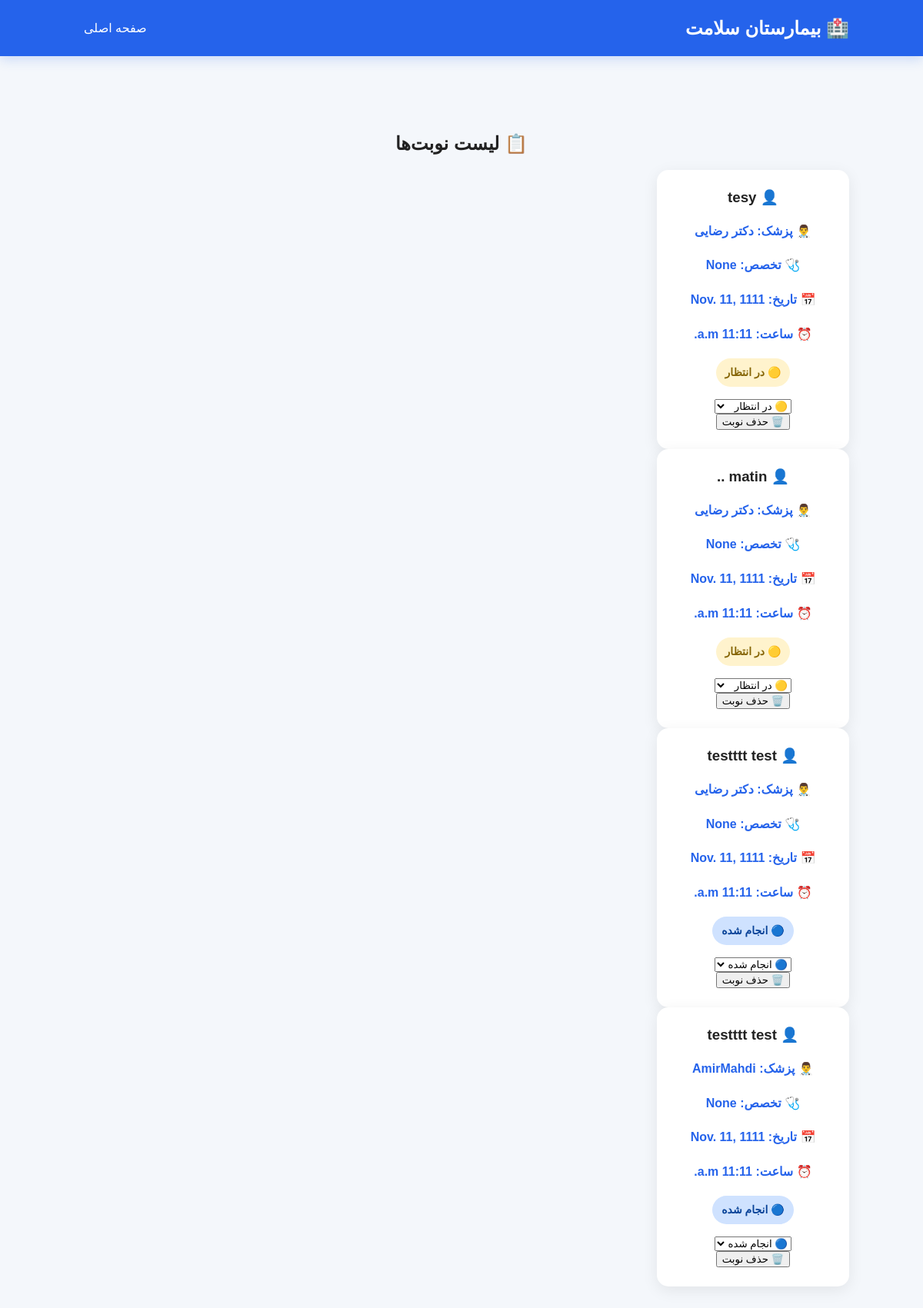
The page /appointments/ (signed in) on the database as committed earlier.
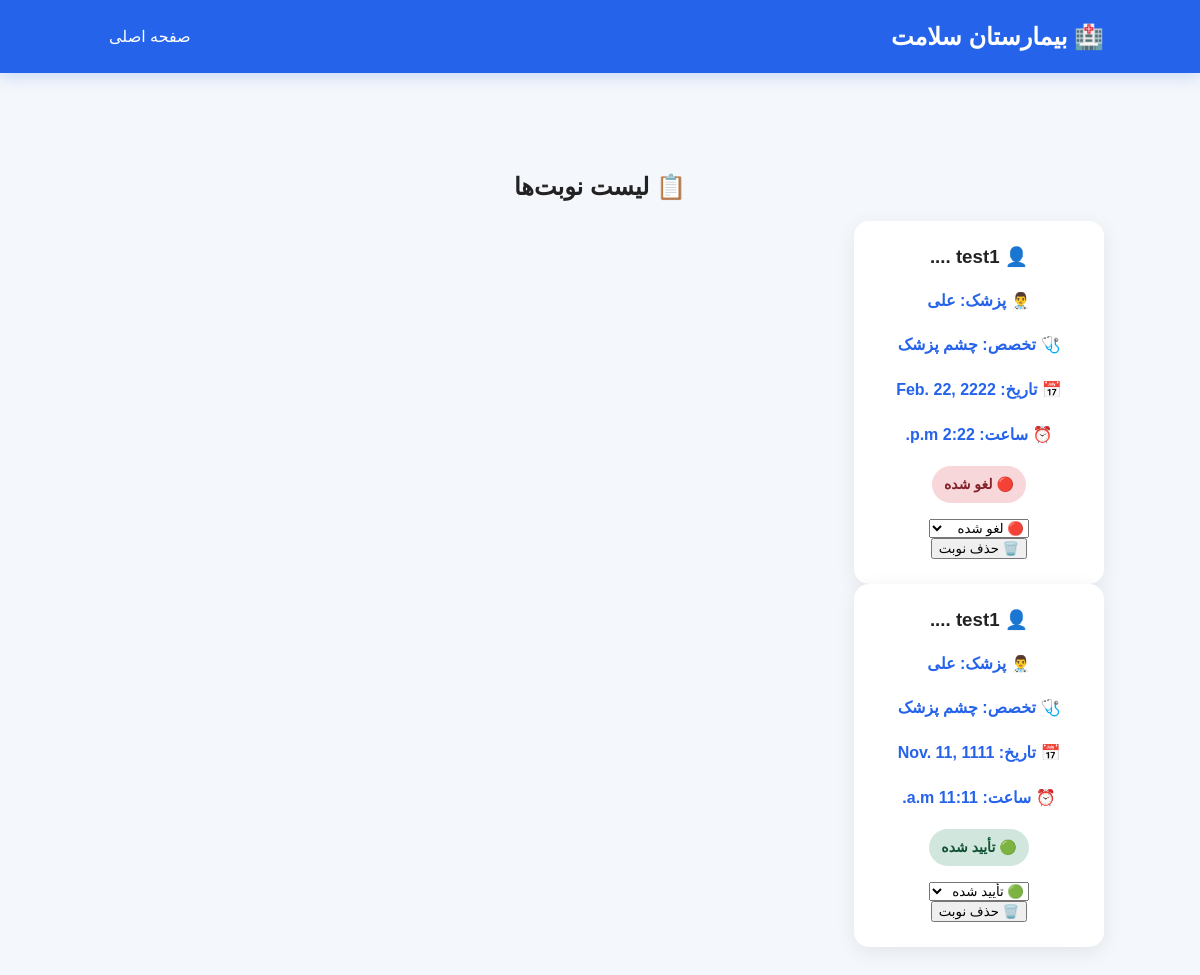
The same page on the database as committed later.
### hospital/models.py (models this page shows, shortened)
class Appointment(models.Model):
    STATUS_CHOICES = [
        ("pending", "در انتظار"),
        ("confirmed", "تأیید شده"),
        ("cancelled", "لغو شده"),
        ("completed", "انجام شده"),
    ]
    patient = models.ForeignKey(
        User,
        on_delete=models.CASCADE,
        null=True,
        blank=True
    )
    patient_name = models.CharField(max_length=100)
    doctor = models.ForeignKey(
        Doctor,
        on_delete=models.CASCADE
    )
    date = models.DateField()
    time = models.TimeField()
    status = models.CharField(
        max_length=20,
        choices=STATUS_CHOICES,
        default="pending"
    )

class Doctor(models.Model):
    name = models.CharField(max_length=100)
    specialty = models.ForeignKey(
        Specialty,
        on_delete=models.SET_NULL,
        null=True,
        blank=True,
        related_name="doctors",
    )
    phone = models.CharField(max_length=20)

class Specialty(models.Model):
    name = models.CharField(max_length=100, unique=True)
    department = models.ForeignKey(
        Department,
        on_delete=models.SET_NULL,
        null=True,
        blank=True,
        related_name="specialties",
    )
    class Meta:
        verbose_name = "تخصص"
        verbose_name_plural = "تخصص‌ها"
    def __str__(self):
        return self.name

### hospital/views.py (the view)
# urls.py: path("appointments/", appointments, name="appointments"),
@staff_member_required(login_url="/login/")
def appointments(request):
    appointments = Appointment.objects.all().select_related(
        "doctor"
    ).order_by("-date", "-time")
    return render(
        request,
        "appointments.html",
        {
            "appointments": appointments
        }
    )

### Templates/appointments.html (shortened to what this page needs)
{% load static %}
<!DOCTYPE html>
<html lang="fa" dir="rtl">
<head>
    <link rel="stylesheet" href="{% static 'css/style.css' %}">
</head>
<body>
    <nav>
        <h2>🏥 بیمارستان سلامت</h2>
        <a href="{% url 'home' %}">
            صفحه اصلی
        </a>
    </nav>
    <section class="doctors">
        <h1>📋 لیست نوبت‌ها</h1>
        {% for item in appointments %}
            <div class="doctor-card">
                <h3>
                    👤 {{ item.patient_name }}
                </h3>
                <p>
                    👨‍⚕️ پزشک:
                    {{ item.doctor.name }}
                </p>
                <p>
                    🩺 تخصص:
                    {{ item.doctor.specialty }}
                </p>
                <p>
                    📅 تاریخ:
                    {{ item.date }}
                </p>
                <p>
                    ⏰ ساعت:
                    {{ item.time }}
                </p>
                <p>
                    {% if item.status == "pending" %}
                        <span class="status pending">🟡 در انتظار</span>
                    {% elif item.status == "confirmed" %}
                        <span class="status confirmed">🟢 تأیید شده</span>
                    {% elif item.status == "cancelled" %}
                        <span class="status cancelled">🔴 لغو شده</span>
                    {% elif item.status == "completed" %}
                        <span class="status completed">🔵 انجام شده</span>
                    {% endif %}
                </p>
                <form
                    method="POST"
                    action="{% url 'update_appointment_status' item.id %}"
                >
                    <select name="status" onchange="this.form.submit()">
                        <option value="pending" {% if item.status == "pending" %}selected{% endif %}>🟡 در انتظار</option>
                        <option value="confirmed" {% if item.status == "confirmed" %}selected{% endif %}>🟢 تأیید شده</option>
                        <option value="cancelled" {% if item.status == "cancelled" %}selected{% endif %}>🔴 لغو شده</option>
                        <option value="completed" {% if item.status == "completed" %}selected{% endif %}>🔵 انجام شده</option>
                    </select>
                </form>
                <form
                    method="POST"
                    action="{% url 'delete_appointment' item.id %}"
                >
                    <button type="submit">
                        🗑️ حذف نوبت
                    </button>
                </form>
            </div>
        {% empty %}
            <p>
                هنوز هیچ نوبتی ثبت نشده است.
            </p>
        {% endfor %}
    </section>
</body>
</html>

### static/css/style.css (style rules this page uses)
* { box-sizing: border-box; }
html { scroll-behavior: smooth; }
body { margin: 0; font-family: Arial, sans-serif; background: #f4f7fb; color: #222; }
nav { background: #2563eb; color: white; padding: 18px 8%; display: flex; justify-content: space-between; align-items: center; gap: 20px; box-shadow: 0 4px 15px rgba(37, 99, 235, 0.2); animation: navDown 0.6s ease; }
nav h2 { margin: 0; }
nav a { color: white; text-decoration: none; padding: 9px 13px; border-radius: 8px; transition: 0.3s ease; }
.doctors { padding: 50px 8%; text-align: center; }
.doctors h1, .doctors h2 { animation: fadeUp 0.7s ease; }
.doctor-card { background: white; width: 250px; padding: 25px; border-radius: 15px; box-shadow: 0 5px 20px rgba(0, 0, 0, 0.08); transition: transform 0.3s ease, box-shadow 0.3s ease; animation: cardAppear 0.6s ease both; }
.doctor-card h3 { margin-top: 0; }
.doctor-card p { color: #555; line-height: 1.8; }
.doctors { padding: 80px 8%; }
.doctor-card { transition: transform 0.3s ease, box-shadow 0.3s ease; animation: fadeUp 0.7s ease; }
.doctor-card p { color: #2563eb; font-weight: bold; }
.status { display: inline-block; padding: 6px 12px; border-radius: 20px; font-size: 14px; font-weight: 600; }
.status.confirmed { background: #d1e7dd; color: #0f5132; }
.status.cancelled { background: #f8d7da; color: #842029; }

Rows that differ between the two databases and show on the page:
removed Appointment: patient_name "tesy", doctor.name "دکتر رضایی", doctor.specialty "None", date "Nov. 11, 1111", time "11:11 a.m.", shows "🟡 در انتظار", status "🟡 در انتظار"
removed Appointment: patient_name "matin ..", doctor.name "دکتر رضایی", doctor.specialty "None", date "Nov. 11, 1111", time "11:11 a.m.", shows "🟡 در انتظار", status "🟡 در انتظار"
removed Appointment: patient_name "testttt test", doctor.name "دکتر رضایی", doctor.specialty "None", date "Nov. 11, 1111", time "11:11 a.m.", shows "🔵 انجام شده", status "🔵 انجام شده"
removed Appointment: patient_name "testttt test", doctor.name "AmirMahdi", doctor.specialty "None", date "Nov. 11, 1111", time "11:11 a.m.", shows "🔵 انجام شده", status "🔵 انجام شده"
added Appointment: patient_name "test1 ....", doctor.name "علی", doctor.specialty "چشم پزشک", date "Feb. 22, 2222", time "2:22 p.m.", shows "🔴 لغو شده", status "🔴 لغو شده"
added Appointment: patient_name "test1 ....", doctor.name "علی", doctor.specialty "چشم پزشک", date "Nov. 11, 1111", time "11:11 a.m.", shows "🟢 تأیید شده", status "🟢 تأیید شده"
